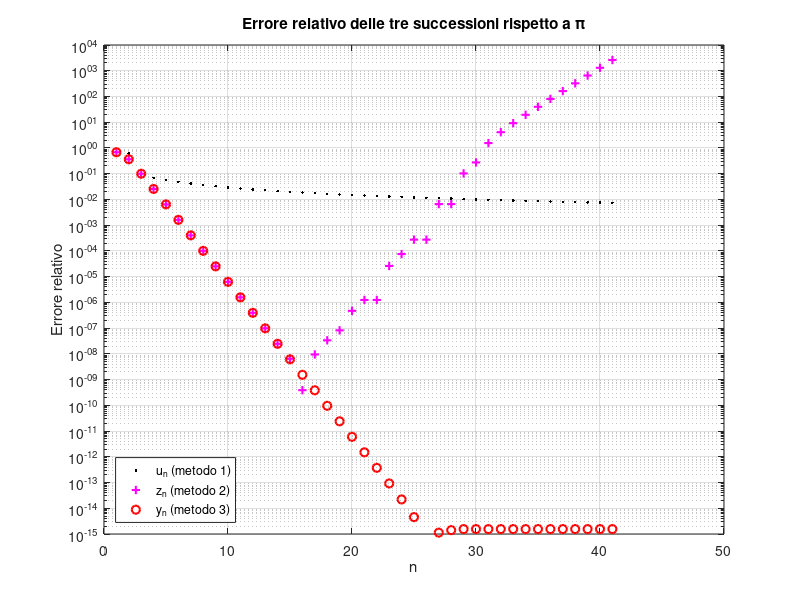

Here is the MATLAB script that generated this plot:
% ==========================================
% ESERCIZIO: Calcolo di Pi Greco
% ==========================================


% METODO 1:

clear; clc  % Pulisce la memoria e la schermata (ottima abitudine)

% Iniziallizzo i primi valori dei vettori s e u
s(1) = 1;
u(1) = 1;

s(2) = 1.25;
u(2) = s(2);

% Faccio partire il ciclo da n=2 fino a 40
for n = 2:40
    % Calcolo il termine successivo per s e u
    s(n+1) = s(n) + (n+1)^(-2);
    u(n+1) = sqrt(6 * s(n+1));

    % Stampo a schermo l'indice e l'errore relativo a ogni iterazione
    fprintf('\n \t [SEQ.1][INDEX]: %3.0f', n+1);
    fprintf(' [REL.ERR]: %2.2e', abs(u(n+1)-pi)/pi);
end

% Calcolo l'errore relativo finale su tutto il vettore per il grafico
rel_err_u = abs(u-pi)/pi;

% Vado a capo per staccare i risultati dal metodo successivo
fprintf('\n');


% METODO 2:
format long % Mostra i numeri con la massima precisione

% Inizializzo i primi due valori di z
z(1) = 1; 
z(2) = 2;

% Ciclo da 2 a 40
for n = 2:40
    % Spezzo la formula in parti per renderla più leggibile
    c = (4^(1-n)) * (z(n))^2; 
    inner_sqrt = sqrt(1-c);

    % Calcolo il termine successivo z(n+1)
    z(n+1) = (2^(n-0.5)) * sqrt(1 - inner_sqrt);

    % Stampo a schermo l'avanzamento
    fprintf('\n \t [SEQ.2][N]: %3.0f', n+1);
    fprintf(' [REL.ERR]: %2.2e', abs(z(n+1)-pi)/pi);
end

% Calcolo l'errore relativo finale su tutto il vettore z
rel_err_z = abs(z-pi)/pi;

% Vado a capo
fprintf('\n');


% METODO 3.
% Inizializzo i primi due valori di y
y(1) = 1; 
y(2) = 2;

% Ciclo da 2 a 40
for n = 2:40
    % Formula razionalizzata: 1 + sqrt(1-c) al denominatore evita la cancellazione di 1 - sqrt(1-c)
    num = (2^(1/2)) * abs(y(n)); 
    c = (4^(1-n)) * (y(n))^2;
    inner_sqrt = sqrt(1-c);
    den = sqrt(1 + inner_sqrt);

    % Calcolo il termine successivo y(n+1)
    y(n+1) = num / den;

    % Stampo a schermo l'avanzamento
    fprintf('\n \t [SEQ.3][N]: %3.0f', n+1);
    fprintf(' [REL.ERR]: %2.2e', abs(y(n+1)-pi)/pi);
end

% Vado a capo
fprintf('\n');

% Calcolo l'errore relativo finale su tutto il vettore y
rel_err_y = abs(y-pi)/pi;


% --- Grafico semilogaritmico degli errori relativi ---
figure;
% 1. Disegno l'errore relativo della prima successione (punti neri)
semilogy(1:length(u), rel_err_u, 'k.', 'LineWidth', 1.5);
hold on;  % Mantengo la figura per aggiungere le altre curve

% 2. Disegno la seconda (croci magenta) e la terza successione (cerchi rossi)
semilogy(1:length(z), rel_err_z, 'm+', 'LineWidth', 1.5);
semilogy(1:length(y), rel_err_y, 'ro', 'LineWidth', 1.5);
hold off;

% 3. Aggiungo titolo, etichette, legenda e griglia
title('Errore relativo delle tre successioni rispetto a \pi');
xlabel('n');
ylabel('Errore relativo');
legend('u_n (metodo 1)', 'z_n (metodo 2)', 'y_n (metodo 3)', 'Location', 'southwest');
grid on;

% --- Salvataggio del grafico per il README ---
if ~exist('img', 'dir'), mkdir('img'); end                     % Creo la cartella img se non esiste
exportgraphics(gcf, 'img/pigreco.png', 'Resolution', 150);     % Salvo la figura corrente in PNG
